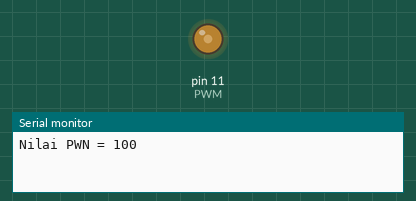
Simulated run of this sketch. Board: Arduino Uno, built with avr-gcc and run on an emulated ATmega328P. Shown: output pins drawn as LEDs (lit = HIGH), the last lines printed to the serial monitor.

Above: at 0.05 s.
At 7.75 s:
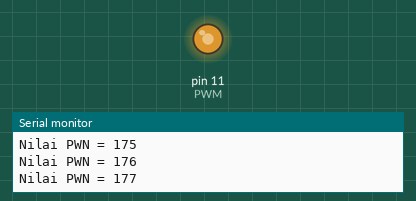
At 15.55 s:
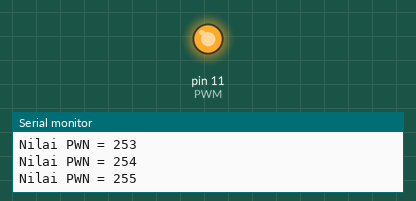
Timing chart, 0 to 20.3 s (numbered marks = the images above):
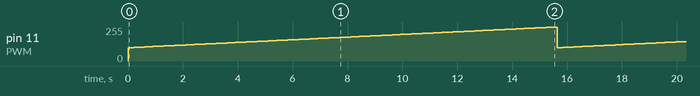

Measured:
- by itself, pin 11 (PWM): ramps from 100/255 to 255/255 and jumps back, once every 15.6 s

The sketch:

Program.ino
```cpp
#define PWM 11

void setup() {
  Serial.begin(9600);
  pinMode(PWM, OUTPUT);
}

void loop() {
  for (int i=100; i<=255; i++){
    Serial.print("Nilai PWN = ");
    Serial.println(i);
    analogWrite(PWM, i);
    delay(100);
  }
}
```
